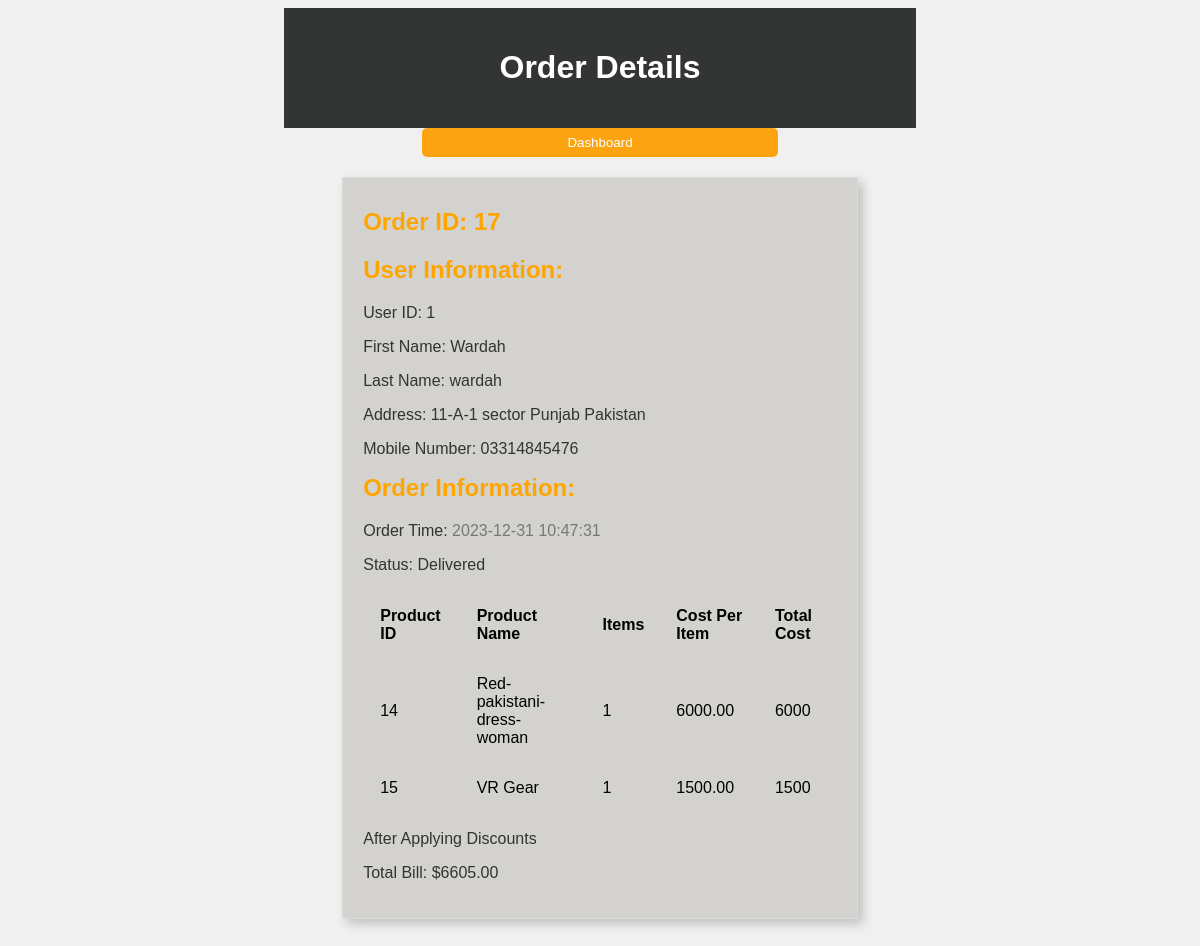
Page /Ecommerce_LoveItBuyIt_Webapge_CODE/admin/order.php?order=17 (signed in) on the committed database.
### tables this page shows
CREATE TABLE IF NOT EXISTS `customer` (
  `cust_id` int NOT NULL AUTO_INCREMENT,
  `PASSWORD` varchar(255) NOT NULL,
  `first_name` varchar(50) NOT NULL,
  `last_name` varchar(50) NOT NULL,
  `email` varchar(100) NOT NULL,
  `NUMBER` varchar(20) NOT NULL,
  `country` varchar(50) NOT NULL,
  `province` varchar(50) NOT NULL,
  `address` varchar(255) NOT NULL,
  `profile_picture` blob,
  PRIMARY KEY (`cust_id`),
  UNIQUE KEY `email` (`email`)
);

CREATE TABLE IF NOT EXISTS `order_cust` (
  `order_id` int NOT NULL AUTO_INCREMENT,
  `cust_id` int DEFAULT NULL,
  `date_time` datetime DEFAULT NULL,
  `no_of_products` int DEFAULT NULL,
  `completed` tinyint(1) DEFAULT NULL,
  `price_total` decimal(10,2) DEFAULT NULL,
  PRIMARY KEY (`order_id`),
  KEY `cust_id` (`cust_id`)
);

CREATE TABLE IF NOT EXISTS `each_order` (
  `order_id` int NOT NULL,
  `product_id` int NOT NULL,
  `quantity` int DEFAULT NULL,
  PRIMARY KEY (`order_id`,`product_id`),
  KEY `product_id` (`product_id`)
);

CREATE TABLE IF NOT EXISTS `product` (
  `product_id` int NOT NULL AUTO_INCREMENT,
  `product_name` varchar(100) NOT NULL,
  `category_id` int DEFAULT NULL,
  `inventory` int DEFAULT '0',
  `price` decimal(10,2) NOT NULL,
  `product_description` text NOT NULL,
  `image1` blob NOT NULL,
  `image2` blob NOT NULL,
  `image3` blob NOT NULL,
  `discount` decimal(4,2) DEFAULT '0.00',
  `time_arrival` timestamp NULL DEFAULT CURRENT_TIMESTAMP,
  `sold` int DEFAULT '0',
  `disabled` tinyint(1) NOT NULL DEFAULT '0',
  PRIMARY KEY (`product_id`),
  KEY `category_id_type1` (`category_id`)
);

### Ecommerce_LoveItBuyIt_Webapge_CODE/admin/order.php (the view, shortened to what this page needs)
<?php
  include("includeDB.php");
    $order_id = $_GET['order'];
    $sql_check = "SELECT * FROM order_cust WHERE order_id = '$order_id'";
    $result = $conn->query($sql_check);
    $row = mysqli_fetch_array($result);
    $delivered = $row['completed'];
    $order_time = $row['date_time'];
    $customer = $row['cust_id'];
    $total_bill = $row['price_total'];
?>
<!DOCTYPE html>
<html lang="en">
<head>
</head>
<body>
   <center> <header>
        <h1>Order Details</h1>
    </header> </center>
    <div>
        <a href="dashboard.php"><button> Dashboard </button></a>
    </div>
    <div class="main">
    <div class="order-details">
        <h2>Order ID: <span id="order-id"><?php echo $order_id ?></span></h2>
        <h2>User Information:</h2>
        <?php
            $sql_check = "SELECT * FROM customer WHERE cust_id = '$customer'";
            $result = $conn->query($sql_check);
            $row = mysqli_fetch_array($result);
            $user_id = $row['cust_id'];
            $first_name = $row['first_name'];
            $last_name = $row['last_name'];
            $address = $row['address'];
            $province = $row['province'];
            $country = $row['country'];
            $mobile_number = $row['NUMBER'];
        ?>
        <p>User ID: <span id="user-id"><?php echo $user_id ?></span></p>
        <p>First Name: <span id="first-name"><?php echo $first_name ?></span></p>
        <p>Last Name: <span id="last-name"><?php echo $last_name ?></span></p>
        <p>Address: <span id="address"><?php echo $address .' '. $province .' '. $country ?></span></p>
        <p>Mobile Number: <span id="mobile-number"><?php echo $mobile_number ?></span></p>
        <h2>Order Information:</h2>
        <p>Order Time: <span id="order-time"><?php echo $order_time ?></span></p>
        <p>Status: <span id="order-deliver"><?php if ($delivered == 1) {
            echo "Delivered";
        }else   echo "Not Delivered" ?></span></p>
        <table>
            <thead>
              <tr>
                <th>Product ID</th>
                <th>Product Name</th>
                <th>Items</th>
                <th>Cost Per Item</th>
                <th>Total Cost</th>
              </tr>
            </thead>
            <tbody>
            <?php
                  $sql_check = "SELECT * FROM each_order WHERE order_id = '$order_id'";
                  $result = $conn->query($sql_check);
                  while ($row = mysqli_fetch_array($result)) {
                    $product_id = $row['product_id'];
                    $sql_check = "SELECT * FROM product WHERE product_id = '$product_id'";
                    $check = $conn->query($sql_check);
                    $n = mysqli_fetch_array($check)?>
                    <tr>
                      <td><?php echo $row['product_id'] ?></td>
                      <td><?php echo $n['product_name'] ?></td>
                      <td><?php echo $row['quantity'] ?></td>
                      <td><?php echo $n['price'] ?></td>
                      <td><?php echo $row['quantity']*$n['price'] ?></td>
                    </tr>
                    <?php } ?>
            </tbody>
          </table>
          <p>After Applying Discounts</p>
        <p>Total Bill: $<span id="cost-per-item"><?php echo $total_bill ?></span></p>
    </div>
</div>
</body>
</html>

### Ecommerce_LoveItBuyIt_Webapge_CODE/admin/order.php (style rules this page uses)
body { font-family: Arial, sans-serif; text-align: center; background-color: #f0f0f0; }
header { background-color: #333535; color: #fff; padding: 20px; width: 50%; }
.order-details { margin: 20px; text-align: left; border: 1px solid #ddd; padding: 20px; box-shadow: 5px 5px 10px rgba(0, 0, 0, 0.2); background-color: #d3d2ce; width: 40%; }
.order-details h2 { margin-top: 10px; color: orange }
.order-details p { color: #333; }
#order-time { color: #777; }
.main { display: flex; justify-content: center; }
button { width: 30%; position: relative; border: none; border-radius: 5px; background-color: #fca311; padding: 7px 25px; cursor: pointer; color: white; }
th, td { padding: 15px; }

### rows in the picture
customer: cust_id "1", first_name "Wardah", last_name "wardah", address "11-A-1 sector", province "Punjab", country "Pakistan", NUMBER "03314845476"
order_cust: date_time "2023-12-31 10:47:31", price_total "6605.00"
each_order: product "14", product.product_name "Red-pakistani-dress-woman", quantity "1", product.price "6000.00", $row['quantity']*$n['price'] "6000"
each_order: product "15", product.product_name "VR Gear", quantity "1", product.price "1500.00", $row['quantity']*$n['price'] "1500"

### other values in the picture
$order_id "17"
